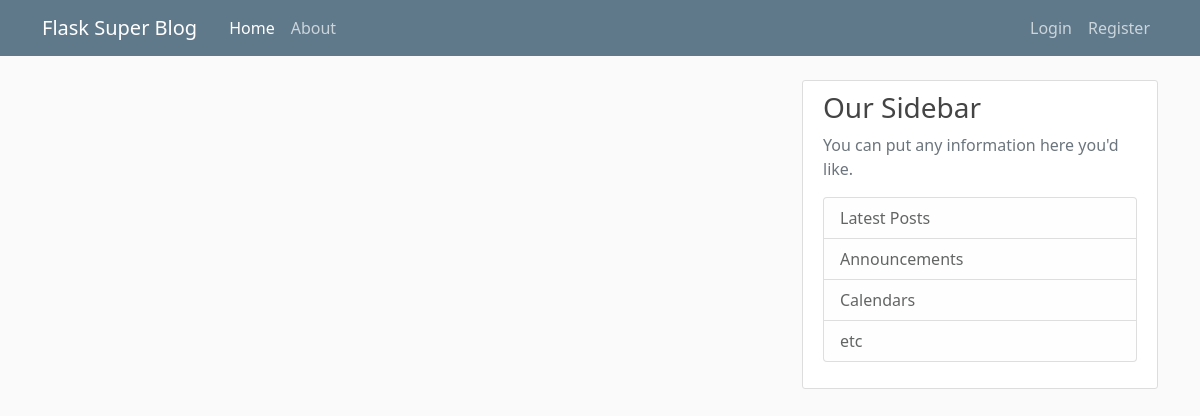
Page /home on the earlier database version.
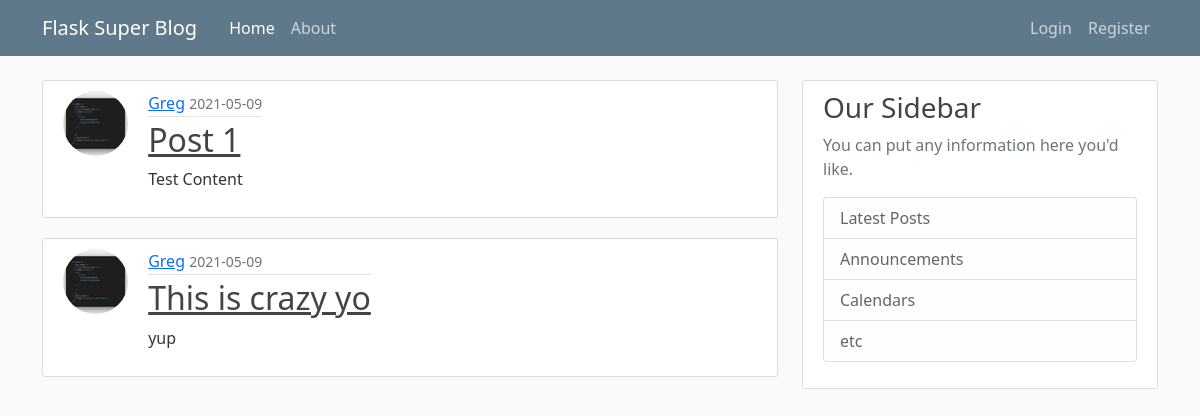
Same page on the later database version.
### flaskblog/models.py (models this page shows, shortened)
class Post(db.Model):
    id = db.Column(db.Integer, primary_key=True)
    title = db.Column(db.String(100), nullable=False)
    date_posted = db.Column(db.DateTime, nullable=False, default=datetime.utcnow)
    content = db.Column(db.Text, nullable=False)
    user_id = db.Column(db.Integer, db.ForeignKey('user.id'), nullable=False)

class User(db.Model, UserMixin):
    id = db.Column(db.Integer, primary_key=True)
    username = db.Column(db.String(20), unique=True, nullable=False)
    email = db.Column(db.String(120), unique=True, nullable=False)
    image_file = db.Column(db.String(20), nullable=False, default='default.jpg')
    password = db.Column(db.String(60), nullable=False)
    posts = db.relationship('Post', backref='author', lazy=True)

### flaskblog/routes.py (the view)
@app.route('/')
@app.route('/home')
def home():
    posts = Post.query.all()
    return render_template('home.html.j2', posts = posts)

### flaskblog/templates/home.html.j2
{% extends 'layout.html.j2' %}
{% block content %}
    {% for post in posts %}
        <article class="media content-section">
            <img class="rounded-circle article-img" src="{{ url_for('static', filename='profile_pics/' + post.author.image_file) }}" alt="Profile Picture">
            <div class="media-body article-home-page">
                <div class="article-metadata">
                    <a class="mr-2" href="#">{{ post.author.username }}</a>
                    <small class="text-muted">{{ post.date_posted.strftime('%Y-%m-%d') }}</small>
                </div>
                <h2><a class="article-title" href="{{ url_for('post', post_id=post.id) }}">{{ post.title }}</a></h2>
                <p class="article-content">{{ post.content }}</p>
            </div>
        </article>
    {% endfor %}
{% endblock content %}

### flaskblog/templates/layout.html.j2 (shortened to what this page needs)
<!DOCTYPE html>
<html lang="en">
	<head>
		<link href="https://cdn.jsdelivr.net/npm/bootstrap@5.0.0-beta3/dist/css/bootstrap.min.css" rel="stylesheet">
		<link rel="stylesheet" href="{{ url_for('static', filename= 'main.css') }}">
	</head>
	<body>
		<header class="site-header">
			<div class="container">
				<nav class="navbar navbar-expand-md navbar-dark bg-steel fixed-top">
					<div class="container">
						<a href="{{ url_for('home') }}" class="navbar-brand  me-4">Flask Super Blog</a>
						<div class="collapse navbar-collapse" id="navbarToggle">
							<div class="navbar-nav me-auto">
								<a href="{{ url_for('home') }}" class="nav-item nav-link active">Home</a>
								<a href="{{ url_for('about') }}" class="nav-item nav-link">About</a>
							</div>
							<div class="navbar-nav">
								{% if current_user.is_authenticated	%}
									<a href="{{ url_for('new_post') }}" class="nav-item nav-link">New Post</a>
									<a href="{{ url_for('account') }}" class="nav-item nav-link">Account</a>
									<a href="{{ url_for('logout') }}" class="nav-item nav-link">Logout</a>
								{% else %}
									<a href="{{ url_for('login') }}" class="nav-item nav-link">Login</a>
									<a href="{{ url_for('register') }}" class="nav-item nav-link">Register</a>
								{% endif %}
							</div>
						</div>
					</div>
				</nav>
			</div>
		</header>
		<main role="main" class="container">
			<div class="row">
				<div class="col-md-8">
					{% block content %}{% endblock %}
				</div>
				<div class="col-md-4">
				<div class="content-section">
					<h3>Our Sidebar</h3>
					<p class='text-muted'>You can put any information here you'd like.
					<ul class="list-group">
						<li class="list-group-item list-group-item-light">Latest Posts</li>
						<li class="list-group-item list-group-item-light">Announcements</li>
						<li class="list-group-item list-group-item-light">Calendars</li>
						<li class="list-group-item list-group-item-light">etc</li>
					</ul>
					</p>
				</div>
				</div>
			</div>
		</main>
	</body>
</html>

### flaskblog/static/main.css (style rules this page uses)
body { background: #fafafa; color: #333333; margin-top: 5rem; }
h1, h2, h3, h4, h5, h6 { color: #444444; }
.bg-steel { background-color: #5f788a; }
.site-header .navbar-nav .nav-link { color: #cbd5db; }
.site-header .navbar-nav .nav-link.active { font-weight: 500; }
.content-section { background: #ffffff; padding: 10px 20px; border: 1px solid #dddddd; border-radius: 3px; margin-bottom: 20px; }
.article-title { color: #444444; }
.article-content { white-space: pre-line; }
.article-img { height: 65px; width: 65px; margin-right: 16px; display: inline; vertical-align: top; }
.article-metadata { padding-bottom: 1px; margin-bottom: 4px; border-bottom: 1px solid #e3e3e3; }
.article-home-page { display: inline-block; }

Differences in the rows shown:
added Post: image_file (picture), author.username "Greg", date_posted "2021-05-09", title "Post 1", content "Test Content"
added Post: image_file (picture), author.username "Greg", date_posted "2021-05-09", title "This is crazy yo", content "yup"
